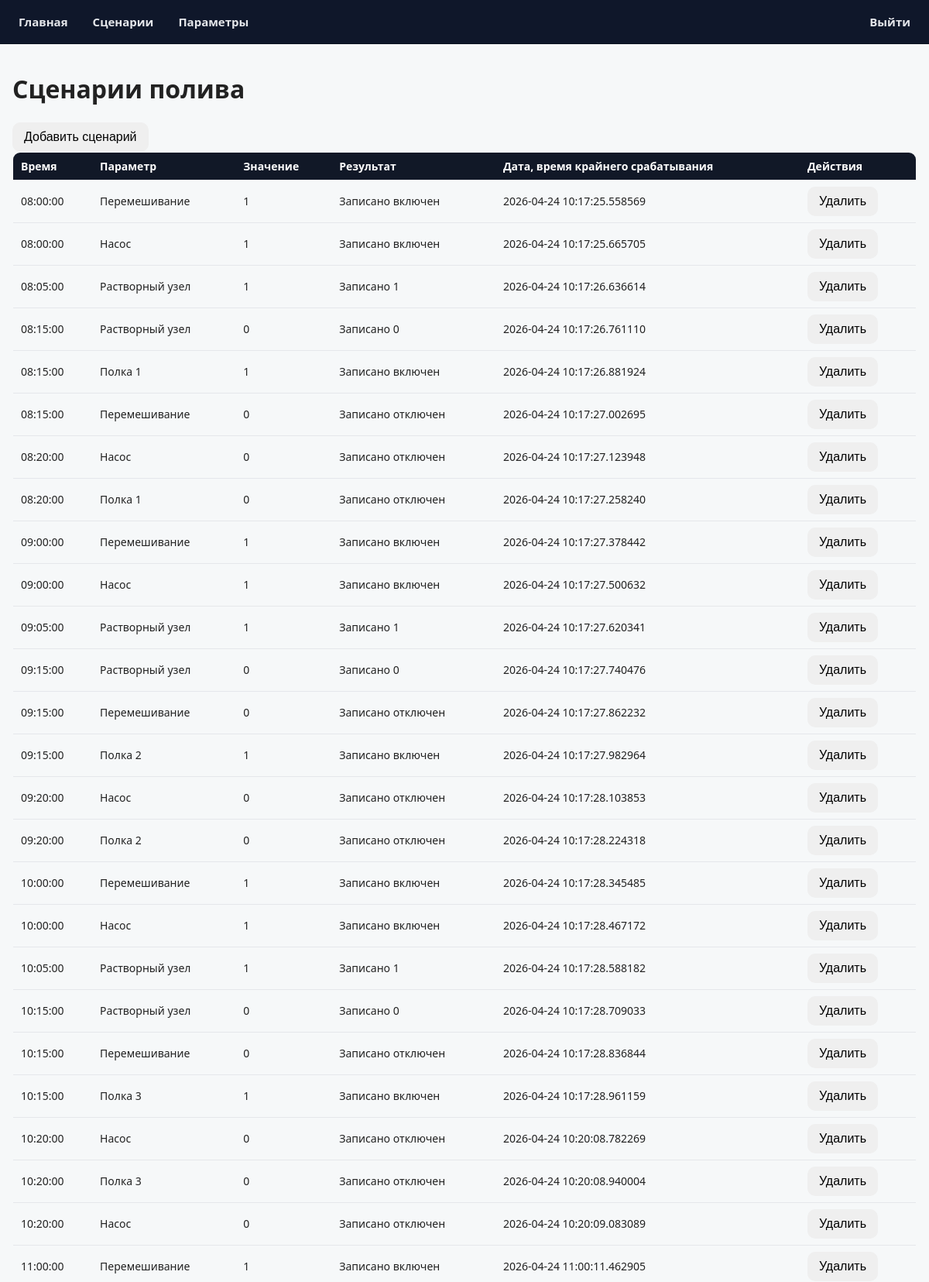
The app's page /scenarios (signed in, upper part) with its own data.
### app/models.py (models this page shows, shortened)
class Scenario(db.Model):
    id = db.Column(db.Integer, primary_key=True)
    type = db.Column(db.String(64), nullable=False)
    time = db.Column(db.Time, nullable=False)
    parameter = db.Column(db.String(64), nullable=False)
    value = db.Column(db.String(64), nullable=False)
    result = db.Column(db.String(64))
    last_execution = db.Column(db.DateTime, default=datetime.utcnow)

### app/routes.py (the view)
@bp.route('/scenarios')
@login_required
def scenarios():
    irrigation_scenarios = Scenario.query.filter_by(type='Полив').order_by(Scenario.time).all()
    light_scenarios = Scenario.query.filter_by(type='Свет').order_by(Scenario.time).all()
    return render_template('scenarios.html',
                           irrigation_scenarios=irrigation_scenarios,
                           light_scenarios=light_scenarios,
                           title='Сценарии')

### app/models.py (called while the page is built)
@login.user_loader
def load_user(id):
    return User.query.get(int(id))

### app/templates/scenarios.html (shortened to what this page needs)
{% extends "base.html" %}
{% block content %}
<div class="main-wrapper">
    <div class="container">
        <div class="row">
            <div class="col">
                <h1>Сценарии полива</h1>
                {% if current_user.username == 'admin' %}
                    <button class="btn btn-primary" onclick="openAddScenarioModal('Полив')">Добавить сценарий</button>
                {% endif %}
                <table class="table">
                    <thead>
                        <tr>
                            <th>Время</th>
                            <th>Параметр</th>
                            <th>Значение</th>
                            <th>Результат</th>
                            <th>Дата, время крайнего срабатывания</th>
                            <th>Действия</th>
                        </tr>
                    </thead>
                    <tbody id="irrigation-scenarios">
                        {% for scenario in irrigation_scenarios %}
                        <tr>
                            <td>{{ scenario.time }}</td>
                            <td>{{ scenario.parameter }}</td>
                            <td>{{ scenario.value }}</td>
                            <td>{{ scenario.result }}</td>
                            <td>{{ scenario.last_execution }}</td>
                            <td>{% if current_user.username == 'admin' %}
                                <button class="btn btn-danger" onclick="deleteScenario({{ scenario.id }}, 'Полив')">Удалить</button>
                            {% endif %}</td>
                        </tr>
                        {% endfor %}
                    </tbody>
                </table>
            </div>
        </div>
    </div>
</div>
{% endblock %}

### app/static/styles/dashboard.css (style rules this page uses)
:root { --primary: #28a745; --primary-hover: #2fba51; --text: #222; --muted: #6b7280; --bg: #f6f8f9; --card-bg: #ffffff; --border: #e5e7eb; --shadow: 0 6px 24px rgba(0,0,0,.06); --radius: 14px; }
* { box-sizing:border-box }
html,body { height:100% }
body { margin:0; font-family:system-ui,-apple-system,Segoe UI,Roboto,Ubuntu,Cantarell,"Helvetica Neue",Arial,"Noto Sans","Apple Color Emoji","Segoe UI Emoji","Segoe UI Symbol"; color:var(--text); background:var(--bg); }
.container { padding:0; background:none; box-shadow:none; border-radius:0; }
.table { width:100%; border-collapse:collapse; font-size:14px; border:1px solid var(--border); border-radius:10px; overflow:hidden; }
.table th, .table td { padding:8px 10px; border-bottom:1px solid var(--border); }
.table th { background:#111827; color:#fff; text-align:left; font-weight:600; }
.status-button, .btn { display:inline-flex; align-items:center; justify-content:center; gap:8px; padding:10px 14px; border-radius:10px; border:1px solid transparent; font-size:16px; line-height:1; cursor:pointer; transition:background .15s, box-shadow .2s, transform .02s, border-color .15s, color .15s; }

### records on screen
Scenario: time "08:00:00", parameter "Перемешивание", value "1", result "Записано включен", last_execution "2026-04-24 10:17:25.558569"
Scenario: time "08:00:00", parameter "Насос", value "1", result "Записано включен", last_execution "2026-04-24 10:17:25.665705"
Scenario: time "08:05:00", parameter "Растворный узел", value "1", result "Записано 1", last_execution "2026-04-24 10:17:26.636614"
Scenario: time "08:15:00", parameter "Растворный узел", value "0", result "Записано 0", last_execution "2026-04-24 10:17:26.761110"
Scenario: time "08:15:00", parameter "Полка 1", value "1", result "Записано включен", last_execution "2026-04-24 10:17:26.881924"
Scenario: time "08:15:00", parameter "Перемешивание", value "0", result "Записано отключен", last_execution "2026-04-24 10:17:27.002695"
Scenario: time "08:20:00", parameter "Насос", value "0", result "Записано отключен", last_execution "2026-04-24 10:17:27.123948"
Scenario: time "08:20:00", parameter "Полка 1", value "0", result "Записано отключен", last_execution "2026-04-24 10:17:27.258240"
Scenario: time "09:00:00", parameter "Перемешивание", value "1", result "Записано включен", last_execution "2026-04-24 10:17:27.378442"
Scenario: time "09:00:00", parameter "Насос", value "1", result "Записано включен", last_execution "2026-04-24 10:17:27.500632"
Scenario: time "09:05:00", parameter "Растворный узел", value "1", result "Записано 1", last_execution "2026-04-24 10:17:27.620341"
Scenario: time "09:15:00", parameter "Растворный узел", value "0", result "Записано 0", last_execution "2026-04-24 10:17:27.740476"
Scenario: time "09:15:00", parameter "Перемешивание", value "0", result "Записано отключен", last_execution "2026-04-24 10:17:27.862232"
Scenario: time "09:15:00", parameter "Полка 2", value "1", result "Записано включен", last_execution "2026-04-24 10:17:27.982964"
Scenario: time "09:20:00", parameter "Насос", value "0", result "Записано отключен", last_execution "2026-04-24 10:17:28.103853"
Scenario: time "09:20:00", parameter "Полка 2", value "0", result "Записано отключен", last_execution "2026-04-24 10:17:28.224318"
Scenario: time "10:00:00", parameter "Перемешивание", value "1", result "Записано включен", last_execution "2026-04-24 10:17:28.345485"
Scenario: time "10:00:00", parameter "Насос", value "1", result "Записано включен", last_execution "2026-04-24 10:17:28.467172"
Scenario: time "10:05:00", parameter "Растворный узел", value "1", result "Записано 1", last_execution "2026-04-24 10:17:28.588182"
Scenario: time "10:15:00", parameter "Растворный узел", value "0", result "Записано 0", last_execution "2026-04-24 10:17:28.709033"
Scenario: time "10:15:00", parameter "Перемешивание", value "0", result "Записано отключен", last_execution "2026-04-24 10:17:28.836844"
Scenario: time "10:15:00", parameter "Полка 3", value "1", result "Записано включен", last_execution "2026-04-24 10:17:28.961159"
Scenario: time "10:20:00", parameter "Насос", value "0", result "Записано отключен", last_execution "2026-04-24 10:20:08.782269"
Scenario: time "10:20:00", parameter "Полка 3", value "0", result "Записано отключен", last_execution "2026-04-24 10:20:08.940004"
Scenario: time "10:20:00", parameter "Насос", value "0", result "Записано отключен", last_execution "2026-04-24 10:20:09.083089"
Scenario: time "11:00:00", parameter "Перемешивание", value "1", result "Записано включен", last_execution "2026-04-24 11:00:11.462905"
